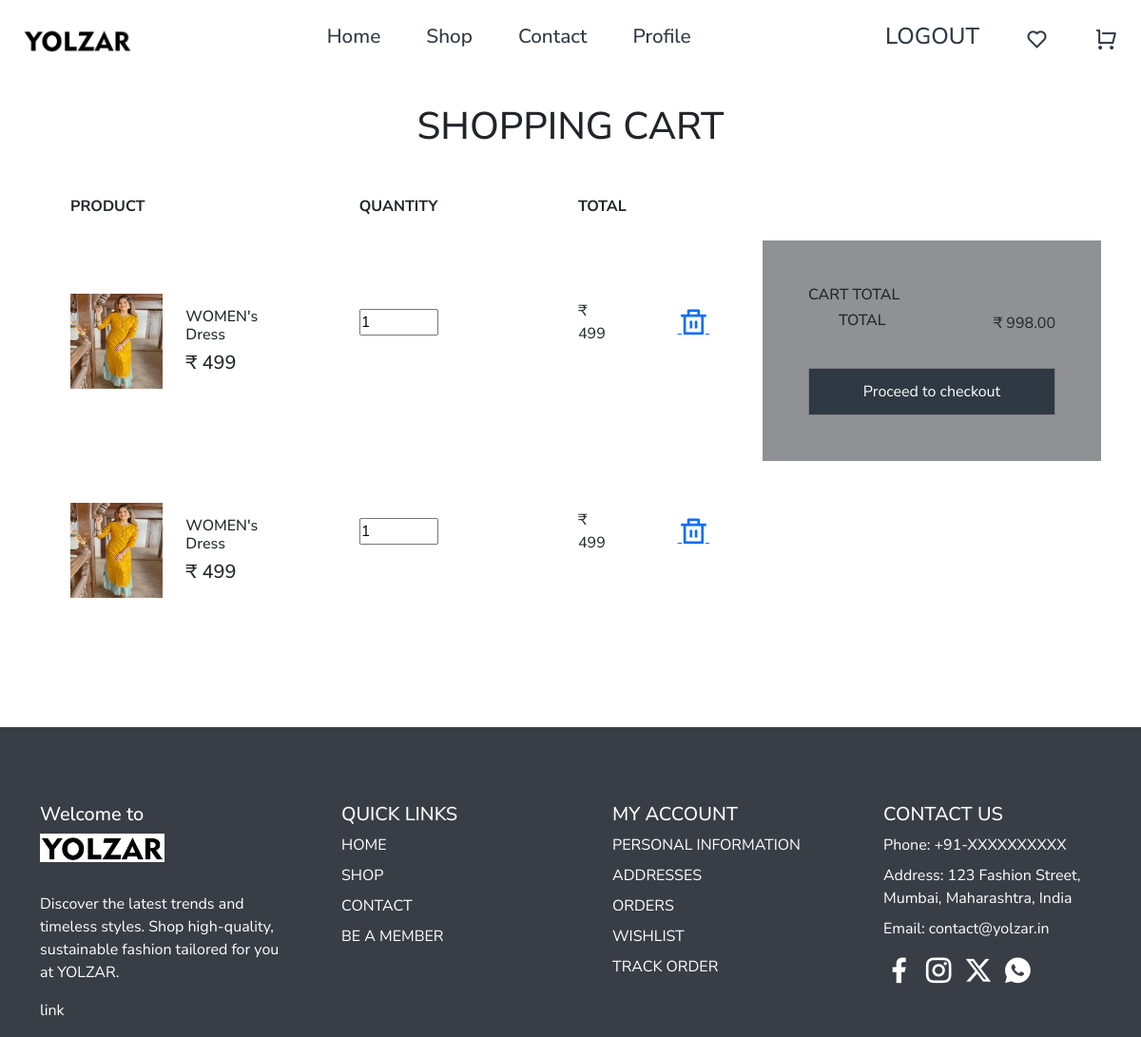
The page /cart/ (signed in) on the database its author committed.
### fashionapp/models.py (models this page shows, shortened)
class Cart(models.Model):
    user = models.ForeignKey(User, on_delete=models.CASCADE)
    Product = models.ForeignKey(Product, on_delete=models.CASCADE)
    quantity = models.PositiveIntegerField(default=1)
    class Meta:
        db_table = 'cart'

class Product (models.Model):
    p_img1 = models.ImageField(default='',upload_to="image")
    p_img2 = models.ImageField(default='',upload_to="image")
    p_img3 = models.ImageField(default='',upload_to="image")
    p_name = models.CharField(max_length=30)
    p_price = models.IntegerField()
    p_description = models.TextField(max_length=300)
    category = models.ForeignKey(Category,on_delete=models.CASCADE)
    class Meta:
        db_table = 'product'

### fashionapp/views.py (the view)
# urls.py: path('cart/',v.cart_list,name='cart'),
def cart_list(request):
    if not request.session.get('uid'):
        messages.success(request,'Log in first')
        return redirect('login')  # Redirect to login if the user is not logged in
    uid = request.session.get('uid')
    user = get_object_or_404(User, id=uid)
    cart_items = Cart.objects.filter(user=user)
    for item in cart_items:
        item.subtotal = item.Product.p_price * item.quantity
    context = {'cart_items': cart_items}
    return render(request, "cartlist.html", context)

### fashionapp/templates/cartlist.html (shortened to what this page needs)
<!DOCTYPE html>
<html lang="en">
<head>
    {% load static %}
</head>
<body>
    {% include "navbar.html" %}
    {% if user.is_authenticated %}
    <div class="cart-main">
        <div class="container">
            <div class="row">
                <h1 class="mb-5 text-center mt-4">SHOPPING CART</h1>
                <div class="col-sm-8 mb-5">
                    <table class="cart-table">
                        <thead>
                            <tr>
                                <th>PRODUCT</th>
                                <th>QUANTITY</th>
                                <th>TOTAL</th>
                            </tr>
                        </thead>
                        <tbody>
                            {% for item in cart_items %}
                            <tr>
                                <td class="product-cart-item d-sm-flex gap-4 mt-5">
                                    <div class="product-cart-item-pic mb-2">
                                        <img src="{{ item.Product.p_img1.url }}" alt="" class="">
                                    </div>
                                    <div class="product-cart-item-text d-flex justify-content-center align-items-start flex-column">
                                        <h6>{{ item.Product.p_name }}</h6>
                                        <h5>₹ {{ item.Product.p_price }}</h5>
                                    </div>
                                </td>
                                <td>
                                    <div class="qty d-flex">
                                        <input type="number" value="{{ item.quantity }}" class="w-50 w-sm-100" name="quantity" min="1" onchange="updateSubtotal(this)">
                                    </div>
                                </td>
                                <td><span class="subtotal">₹ {{ item.subtotal }}</span></td>
                                <td class="cart-del-btn"><a href="{% url 'delete_item_cart' item.id %}"><i class="ri-delete-bin-line"></i></a></td>
                            </tr>
                            {% endfor %}
                        </tbody>
                    </table>
                </div>
                <div class="col-sm-4">
                    <div class="cart-total mt-5 p-5">
                        <h6>Cart total</h6>
                        <ul>
                            <li class="d-flex justify-content-between"><h6>Total</h6> <span id="cart-total">₹ 0.00</span></li>
                        </ul>
                        <a href="{% url 'checkout' %}" class="primary-btn cart-button"><button>Proceed to checkout</button></a>
                    </div>
                </div>
            </div>
        </div>
    </div>
    {% endif %}
    {% include "footer.html" %}
</body>
</html>

### fashionapp/static/css/style.css (style rules this page uses)
* { font-family: "Nunito Sans", sans-serif; }
* { margin:0; padding:0; box-sizing: border-box; }
html,body { background-color:#f7f7f7; width: 100%; height: 100%; }
.product-cart-item { padding: 0.3rem; }
.product-cart-item-pic { background-color: red; width: 100px; height: 100px; }
.product-cart-item-pic img { background-size: cover; width: 100%; height: 100%; }
.cart-table td { padding: 2rem; }
.cart-table th { padding-left: 2rem; }
.cart-del-btn i { font-size: 2rem; }
.cart-total { text-transform: uppercase; background-color: #686b6ebc; }
.cart-button button { background-color: #2F3943; color: white; border: 1px solid gray; margin-top: 1rem; width: 100%; height: 50px; }

### rows shown on the page
Cart: Product.p_img1 (picture), Product.p_name "WOMEN's Dress", Product.p_price "499", quantity "1", subtotal "499"
Cart: Product.p_img1 (picture), Product.p_name "WOMEN's Dress", Product.p_price "499", quantity "1", subtotal "499"
